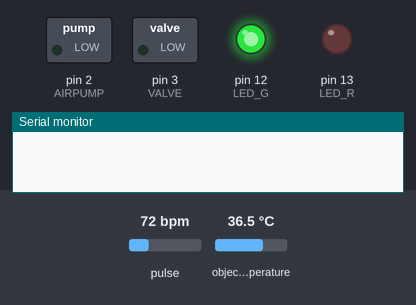
The sketch below on a simulated Arduino Uno, built with avr-gcc and run on an emulated ATmega328P. Shown: switched loads named in the sketch (green lamp = pin HIGH), output pins drawn as LEDs (lit = HIGH), the last lines printed to the serial monitor. The inputs (shaded band) are chosen by the test bench; at power-on: pulse 72 bpm, object temperature 36.5 °C.

Above: at 0.01 s.
At 1.1 s:
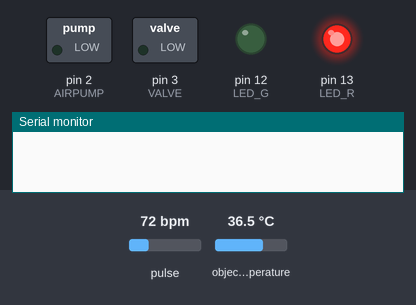
At 32.8 s:
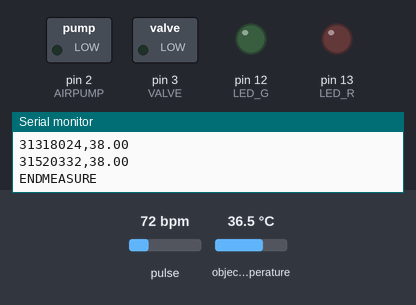
Timing chart, 0 to 34.3 s (numbered marks = the images above):
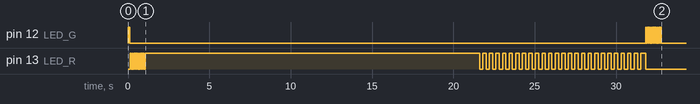

The sketch:

v1.ino
```cpp
#define AIRPUMP 2
#define VALVE 3
#define LED_G 12
#define LED_R 13

#include <Wire.h>
#include <Adafruit_MLX90614.h>

#include "MAX30105.h" //sparkfun MAX3010X library
MAX30105 particleSensor;
#define USEFIFO

bool logicLed = LOW;

Adafruit_MLX90614 mlx = Adafruit_MLX90614();
double regress(double x) {
  double terms[] = {
    -8.5651165052019118e+004,
    6.2318407642005332e+003,
    2.4487694610792232e+002,
    -3.0033124983625783e+001,
    5.5314931440460646e-001,
    7.2528261720683843e-003,
    1.9478248907247100e-008,
    -1.0734112248788609e-005,
    2.6252214033891448e-007,
    7.8683495701639927e-010,
    -3.9491802024273945e-010,
    4.6856990053618978e-012,
    1.4920034956100530e-013,
    7.4152580192469598e-016,
    5.1452869403466000e-017,
    -4.1889255056483581e-018,
    -7.2426299872866526e-020,
    4.0789203603061179e-021,
    -4.0994548677290387e-024,
    -2.7618943330956162e-024,
    4.6993894959704993e-026,
    8.0145271096257985e-028,
    -1.1470472617524997e-029,
    -4.5942574292568771e-031,
    6.6331699501193899e-033
  };
  size_t csz = sizeof terms / sizeof * terms;
  double t = 1;
  double r = 0;
  for (int i = 0; i < csz; i++) {
    r += terms[i] * t;
    t *= x;
  }
  return r;
}

void beginMeasuring() {
  for (int i = 0; i < 10; i++) {
    digitalWrite(LED_R, LOW); delay(50);
    digitalWrite(LED_R, HIGH); delay(50);
  }
  digitalWrite(LED_R, HIGH);
}
void endMeasuring() {
  digitalWrite(LED_R, LOW);
  for (int i = 0; i < 10; i++) {
    digitalWrite(LED_G, HIGH); delay(50);
    digitalWrite(LED_G, LOW); delay(50);
  }
}

void kirimDummyOximeter(long waktuKirim) {
  Serial.println("");
  Serial.println("MAX30102");
  delay(100);

  for (long i = 0; i <= waktuKirim; i++) {
    Serial.print(micros());
    Serial.print(",");
    Serial.print(i);
    Serial.print(",");
    Serial.println(123);
    digitalWrite(LED_R, !logicLed);
    logicLed = !logicLed;
    delay(500);
  }
}
void kirimOximeter(long waktuKirim) {

  //MAX30102===================================================================================
  while (!particleSensor.begin(Wire, I2C_SPEED_FAST)) {
    Serial.println("MAX30102 was not found");
  }
  byte ledBrightness = 0x7F;
  byte sampleAverage = 4;
  byte ledMode = 2;
  int sampleRate = 400;
  int pulseWidth = 411;
  int adcRange = 16384;
  particleSensor.setup(ledBrightness, sampleAverage, ledMode, sampleRate, pulseWidth, adcRange); //Configure sensor with these settings
  particleSensor.enableDIETEMPRDY();
  //MAX30102===================================================================================

  Serial.println("");
  Serial.println("MAX30102");
  delay(100);
  long i = 0;
  while (1) {
#ifdef USEFIFO
    particleSensor.check(); //Check the sensor, read up to 3 samples
    if (particleSensor.available()) {
      Serial.print(micros());
      Serial.print(",");
      Serial.print(particleSensor.getFIFORed());
      Serial.print(",");
      Serial.println(particleSensor.getFIFOIR());
      particleSensor.nextSample();
      i++;
    }
    if(i>=waktuKirim){break;}
#endif
  }
}
void kirimDummySuhu(long waktuKirim) {
  Serial.println("");
  Serial.println("MLX90614");
  delay(100);

  for (long i = 0; i <= waktuKirim; i++) {
    Serial.print(micros());
    Serial.print(",");
    Serial.print(i);
    Serial.print(",");
    Serial.println(789);
    digitalWrite(LED_R, !logicLed);
    logicLed = !logicLed;
    delay(500);
  }
}
void kirimSuhu(long waktuKirim) {
  mlx.begin();
  Serial.println("");
  Serial.println("MLX90614");
  delay(100);

  for (long i = 0; i <= waktuKirim; i++) {
    float suhuSurface = mlx.readObjectTempC();
    float suhuBody = regress(suhuSurface);
    Serial.print(micros());
    Serial.print(",");
    Serial.println(suhuBody);
    digitalWrite(LED_R, !logicLed);
    logicLed = !logicLed;
    delay(200);
  }
}

void setup() {
  Serial.begin(115200);

  pinMode(AIRPUMP, OUTPUT);
  pinMode(VALVE, OUTPUT);
  pinMode(LED_R, OUTPUT);
  pinMode(LED_G, OUTPUT);

  digitalWrite(LED_G, HIGH);
  digitalWrite(LED_R, LOW);


  while (!Serial); //We must wait for Teensy to come online
  delay(100);
  digitalWrite(LED_G, LOW);
  beginMeasuring();
  //kirimDummyOximeter(1000);
  kirimOximeter(2000);
  delay(100); Serial.println("END"); Serial.println(""); Serial.println("");
  //kirimDummySuhu(1000);
  kirimSuhu(50);
  delay(100); Serial.println("ENDMEASURE"); Serial.println(""); Serial.println("");
  endMeasuring();

}

void loop() {
  //digitalWrite(VALVE,LOW);
  //digitalWrite(AIRPUMP,HIGH);
  //delay(10000);


  //digitalWrite(VALVE,HIGH);
  //digitalWrite(AIRPUMP,LOW);
  //delay(2000);

}
```
